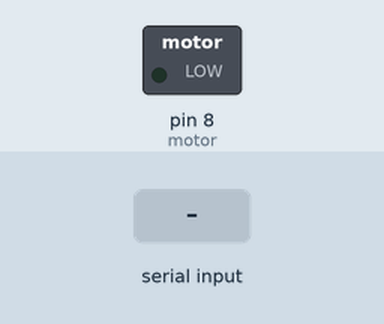
Bench run of a sketch on a simulated Arduino Uno, built with avr-gcc and run on an emulated ATmega328P. On the bench: switched loads named in the sketch (green lamp = pin HIGH). The inputs (shaded band) are chosen by the test bench.

Above: at 1.2 s.
1.3 s: "1" received over Serial
At 2.0 s:
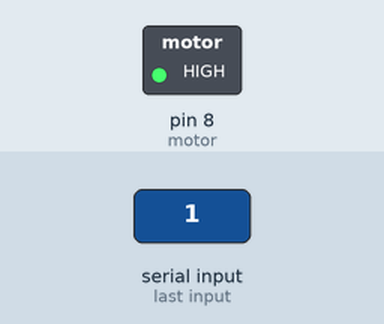
2.8 s: "0" received over Serial
At 3.2 s:
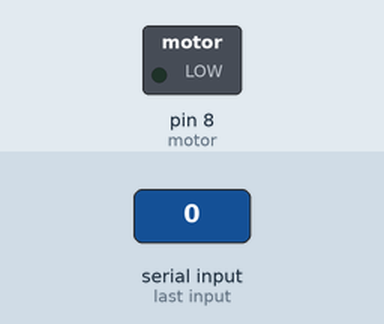
Timing chart, 0 to 5.8 s (numbered marks = the images above; inputs shaded):
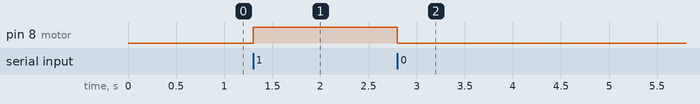

The sketch:

arduino_code.ino
```cpp
char data;
int motor = 8;

void setup() {
  Serial.begin(9600);
  pinMode(motor, OUTPUT);
}

void loop() {

  if (Serial.available()) {
    data = Serial.read();

    if (data == '1') {
      digitalWrite(motor, HIGH);   // Motor ON
    }

    else {
      digitalWrite(motor, LOW);    // Motor OFF
    }
  }
}
```

Measured:
- after the input at 1.3 s, pin 8 (motor): LOW → HIGH at once
- after the input at 2.8 s, pin 8 (motor): HIGH → LOW at once
